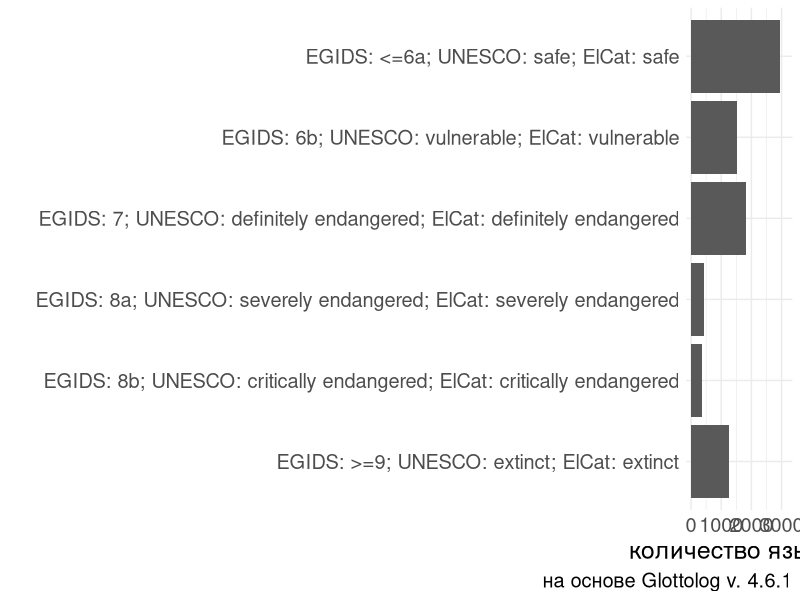
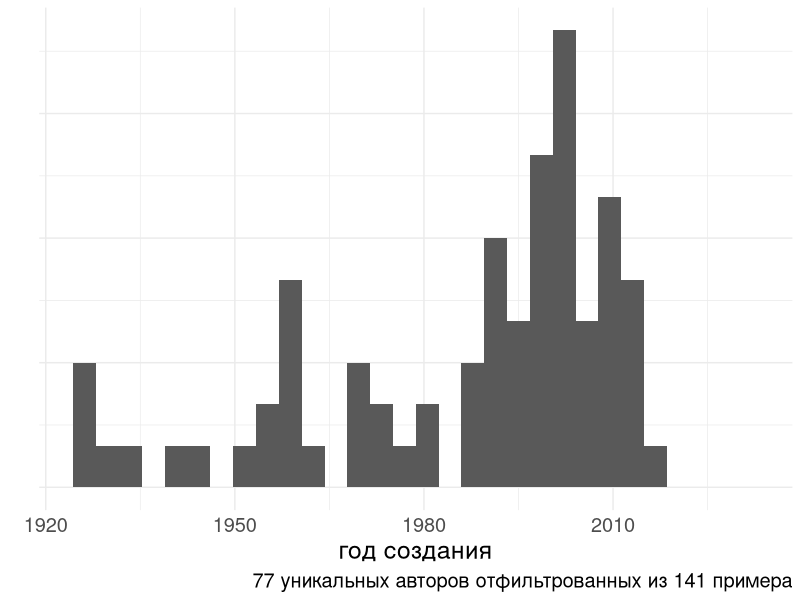
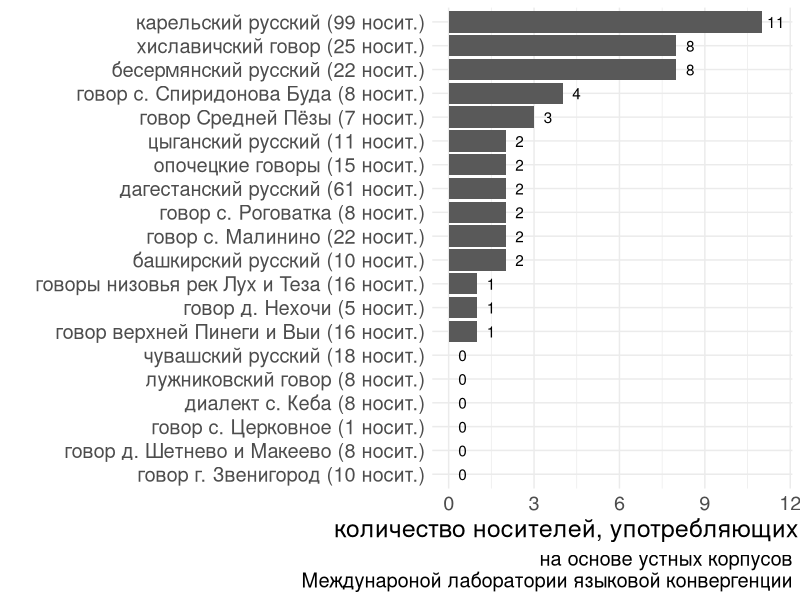

The R script that drew these images, in order: (Note: this script raises an error after producing the figures.)
## ---- chunk 1
knitr::opts_chunk$set(echo = FALSE, warning = FALSE, message = FALSE, dev='cairo_pdf')
library(tidyverse)
theme_set(theme_minimal()+theme(legend.position = "bottom", text = element_text(size = 18)))
## ---- chunk 2
df <- read_csv("data/ethnolog_codes_from_glottolog.csv")

df %>% 
  mutate(code = fct_reorder(code, id, .desc = TRUE)) %>% 
  ggplot(aes(n, code))+
  geom_col()+
  labs(x = "количество языков", y = "", caption = "на основе Glottolog v. 4.6.1")+
  expand_limits(x =c(0, 3200)) 
## ---- chunk 3
df <- read_csv("data/ruscorpora_lozhit.csv") 
df %>% 
  group_by(Author) %>% 
  sample_n(1) %>% 
  mutate(Created = as.double(Created)) %>% 
  ggplot(aes(Created))+
  geom_histogram()+
  labs(y = "", x = "год создания", caption = "77 уникальных авторов отфильтрованных из 141 примера")+
  theme(axis.text.y = element_blank(), axis.ticks.y = element_blank())+
  expand_limits(x =c(1930, 2030)) 
## ---- chunk 4
read_csv("data/conlab_corpora_lozhit.csv") %>% 
  mutate(corpus = fct_reorder(corpus, nn)) %>% 
  ggplot(aes(nn, corpus))+
  geom_col(position = "dodge")+
  geom_text(aes(label = nn), nudge_x = 0.5)+
  labs(x = "количество носителей, употребляющих ложить", 
       y = "", 
       caption = "на основе устных корпусов\nМеждунароной лаборатории языковой конвергенции")
## ---- chunk 5
knitr::include_graphics("images/01_malinino.png", dpi = 350)
## ---- chunk 6
knitr::include_graphics("images/02_Malinino.png", dpi = 300)
## ---- chunk 7
knitr::include_graphics("images/03_bashkir.png", dpi = 520)
## ---- chunk 8
library(DiagrammeR)
grViz('
  digraph G { rankdir="LR"
  node [fontname="Brill",shape=circle,fontsize=14,fixedsize=true]
  edge [fontname="Brill",fontsize=16]
  0 [label="0"];
  1 [label="1"];
  2 [label="2"];
  3 [label="3"];
  4 [label="4: ✔️",shape=doublecircle];
  5 [label="5: ✘",shape=doublecircle];
  0 -> 1 [label="л"];
  0 -> 5 [label="не л"];
  1 -> 2 [label="а"];
  1 -> 5 [label="не а"];
  2 -> 3 [label="м"];
  2 -> 5 [label="не м"];
  3 -> 4 [label="а"];
  3 -> 5 [label="не а"];
}')
## ---- chunk 9
grViz('
  digraph G { rankdir="LR"
  node [fontname="Brill",shape=circle,fontsize=14,fixedsize=true]
  edge [fontname="Brill",fontsize=16]
  0 [label="0"];
  1 [label="1"];
  2 [label="2"];
  3 [label="3"];
  4 [label="4",shape=doublecircle];
  0 -> 1 [label="л"];
  1 -> 2 [label="а"];
  2 -> 3 [label="м"];
  3 -> 4 [label="а"];
}')
## ---- chunk 10
grViz('
  digraph G { rankdir="LR"
  node [fontname="Brill",shape=circle,fontsize=14,fixedsize=true]
  edge [fontname="Brill",fontsize=16]
  0 [label="0"];
  1 [label="1"];
  2 [label="2"];
  3 [label="3",shape=doublecircle];
  4 [label="4",shape=doublecircle];
  5 [label="5",shape=doublecircle];
  0 -> 1 [label="л"];
  1 -> 2 [label="а"];
  2 -> 3 [label="м"];
  3 -> 4 [label="а"];
  3 -> 5 [label="у"];
}')
## ---- chunk 11
grViz('
  digraph G { rankdir="LR"
  node [fontname="Brill",shape=circle,fontsize=14,fixedsize=true]
  edge [fontname="Brill",fontsize=16]
  0 [label="0"];
  1 [label="1"];
  2 [label="2"];
  3 [label="3"];
  4 [label="4",shape=doublecircle];
  5 [label="5",shape=doublecircle];
  6 [label="6",shape=doublecircle];
  0 -> 1 [label="л:л"];
  1 -> 2 [label="а:а"];
  2 -> 3 [label="м:м"];
  2 -> 6 [label="м:ма<n><acc><pl>"];
  3 -> 4 [label="а:а<тom><sg>"];
  3 -> 5 [label="у:а<acc><sg>"];
}')
